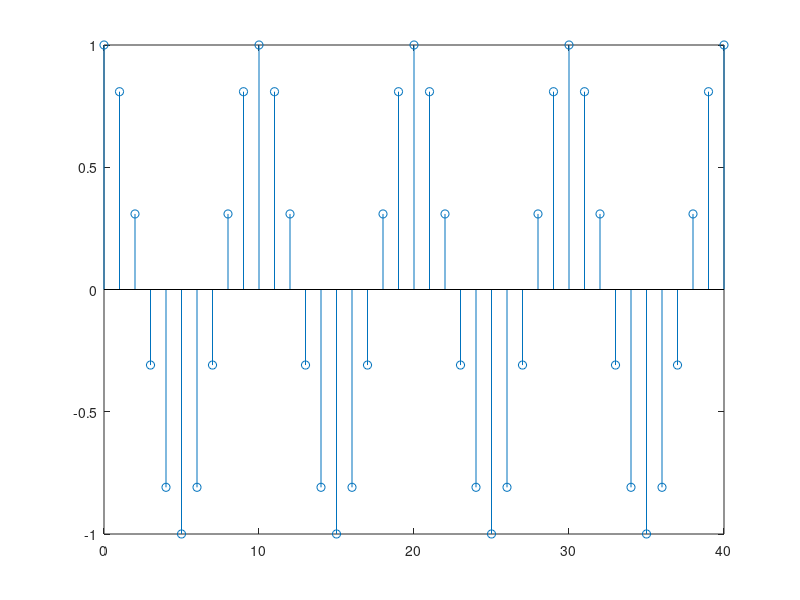
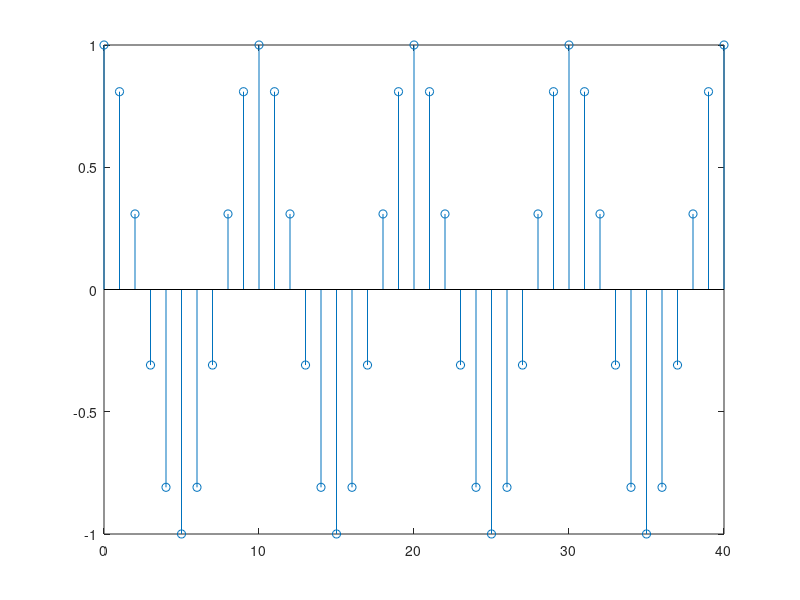

The MATLAB source for these figures, in order:
clear all
close all
clc

n=0:1:40; fc=1; Ts=0.1; t=0:Ts:4;

x=cos(2*pi*(fc*Ts)*n);
figure()
stem(n,x)

x2=cos(2*pi*(fc*Ts+1)*n);
figure()
stem(n,x2)